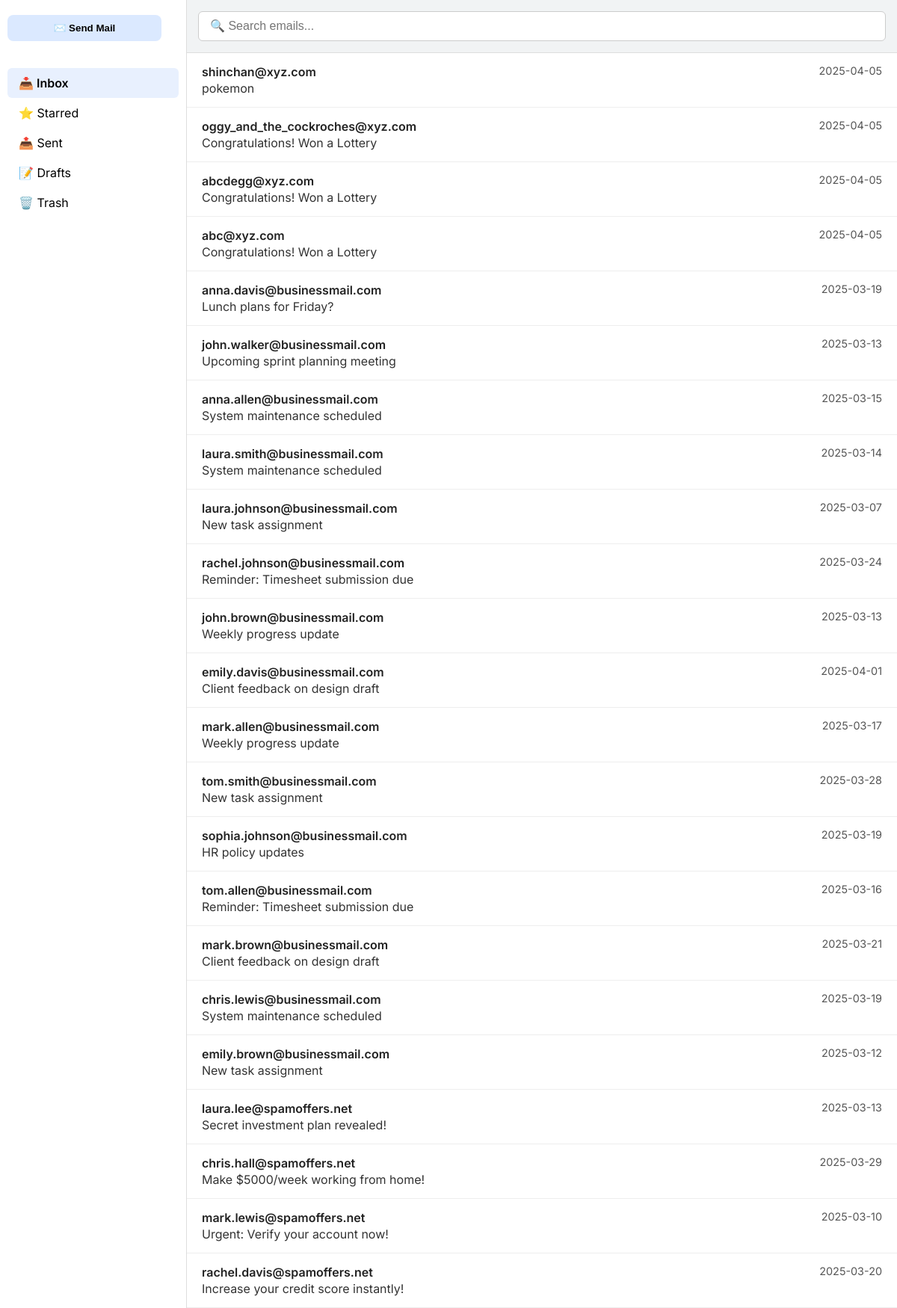
The page / (upper part) on the database its author committed.
### app.py (models this page shows)
class Email(db.Model):
    id = db.Column(db.Integer, primary_key=True)
    sender = db.Column(db.String(200), nullable=False)
    subject = db.Column(db.String(200), nullable=False)
    date = db.Column(db.String(100), nullable=False)
    spam = db.Column(db.Boolean, nullable=False)
    content = db.Column(db.Text, nullable=False)

### app.py (the view)
@app.route('/')
def email_list():
    emails = Email.query.order_by(Email.id.desc()).all()
    return render_template('email_list.html', emails=emails)

### templates/email_list.html (shortened to what this page needs)
<!DOCTYPE html>
<html lang="en">
  <head>
    <link rel="stylesheet" href="/static/list.css" />
  </head>
  <body>
    <div class="sidebar">
      <a href="/compose">
        <button>✉️ Send Mail</button>
      </a>
      <ul>
        <li class="active">📥 Inbox </li>
        <li>⭐ Starred </li>
        <li>📤 Sent</li>
        <li>📝 Drafts </li>
        <li>🗑️ Trash</li>
      </ul>
    </div>
    <div class="main">
      <div class="search-bar">
        <input type="text" placeholder="🔍 Search emails..." />
      </div>
      <div class="email-list">
        {% for email in emails %}
        <a href="{{ url_for('email_content', email_id=email.id) }}">
          <div class="email-item">
            <div class="email-left">
              <div class="email-sender">
                 {{ email.sender }}
              </div>
              <div class="email-subject">{{ email.subject }}</div>
            </div>
            <div class="email-date">{{ email.date }}</div>
          </div>
        </a>
        {% endfor %}
      </div>
    </div>
  </body>
</html>

### static/list.css (style rules this page uses)
* { box-sizing: border-box; }
body { font-family: "Inter", sans-serif; margin: 0; padding: 0; display: flex; height: 100vh; background-color: #f1f3f4; }
.sidebar { width: 250px; background-color: #ffffff; padding: 20px 10px; border-right: 1px solid #ddd; }
.sidebar button { width: 90%; background-color: #dbe9ff; border: none; padding: 10px 15px; margin-bottom: 20px; border-radius: 8px; font-weight: bold; cursor: pointer; }
.sidebar ul { list-style: none; padding: 0; }
.sidebar li { padding: 10px 15px; display: flex; justify-content: space-between; align-items: center; border-radius: 6px; cursor: pointer; }
.sidebar li:hover, .sidebar .active { background-color: #e8f0fe; font-weight: 600; }
.main { flex: 1; display: flex; flex-direction: column; }
.search-bar { padding: 15px; border-bottom: 1px solid #ddd; }
.search-bar input { width: 100%; padding: 10px 15px; font-size: 1rem; border-radius: 6px; border: 1px solid #ccc; }
.email-list { overflow-y: auto; flex: 1; background-color: #ffffff; }
.email-item { display: flex; justify-content: space-between; padding: 15px 20px; border-bottom: 1px solid #eee; cursor: pointer; }
.email-left { max-width: 85%; }
.email-sender { font-weight: 600; color: #222; }
.email-subject { margin-top: 2px; color: #333; }
.email-date { font-size: 0.9rem; color: #555; white-space: nowrap; }
a { text-decoration: none; color: inherit; }

### rows shown on the page
Email: sender "shinchan@xyz.com", subject "pokemon", date "2025-04-05"
Email: sender "oggy_and_the_cockroches@xyz.com", subject "Congratulations! Won a Lottery", date "2025-04-05"
Email: sender "abcdegg@xyz.com", subject "Congratulations! Won a Lottery", date "2025-04-05"
Email: sender "abc@xyz.com", subject "Congratulations! Won a Lottery", date "2025-04-05"
Email: sender "anna.davis@businessmail.com", subject "Lunch plans for Friday?", date "2025-03-19"
Email: sender "john.walker@businessmail.com", subject "Upcoming sprint planning meeting", date "2025-03-13"
Email: sender "anna.allen@businessmail.com", subject "System maintenance scheduled", date "2025-03-15"
Email: sender "laura.smith@businessmail.com", subject "System maintenance scheduled", date "2025-03-14"
Email: sender "laura.johnson@businessmail.com", subject "New task assignment", date "2025-03-07"
Email: sender "rachel.johnson@businessmail.com", subject "Reminder: Timesheet submission due", date "2025-03-24"
Email: sender "john.brown@businessmail.com", subject "Weekly progress update", date "2025-03-13"
Email: sender "emily.davis@businessmail.com", subject "Client feedback on design draft", date "2025-04-01"
Email: sender "mark.allen@businessmail.com", subject "Weekly progress update", date "2025-03-17"
Email: sender "tom.smith@businessmail.com", subject "New task assignment", date "2025-03-28"
Email: sender "sophia.johnson@businessmail.com", subject "HR policy updates", date "2025-03-19"
Email: sender "tom.allen@businessmail.com", subject "Reminder: Timesheet submission due", date "2025-03-16"
Email: sender "mark.brown@businessmail.com", subject "Client feedback on design draft", date "2025-03-21"
Email: sender "chris.lewis@businessmail.com", subject "System maintenance scheduled", date "2025-03-19"
Email: sender "emily.brown@businessmail.com", subject "New task assignment", date "2025-03-12"
Email: sender "laura.lee@spamoffers.net", subject "Secret investment plan revealed!", date "2025-03-13"
Email: sender "chris.hall@spamoffers.net", subject "Make $5000/week working from home!", date "2025-03-29"
Email: sender "mark.lewis@spamoffers.net", subject "Urgent: Verify your account now!", date "2025-03-10"
Email: sender "rachel.davis@spamoffers.net", subject "Increase your credit score instantly!", date "2025-03-20"
